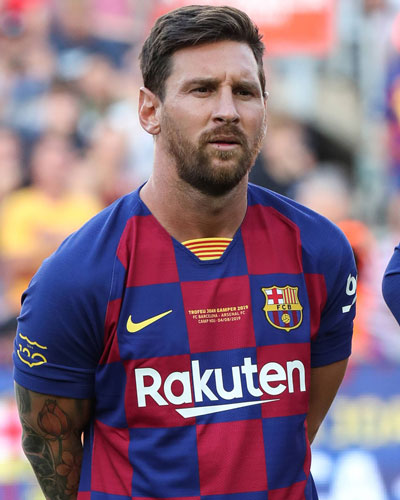
#> input picture Datasets/Lionel_Messi/26622.jpg, 400 x 500 px
$ jupyter execute --allow-errors reocgniser_model.ipynb   (shell and % lines are left out)
#> lines starting #> are read from the running program, lines starting #| are printed output that depends on the picture
[cell 1]
import pandas as pd
import numpy as np
import cv2
import matplotlib.pyplot as plt
import seaborn as sns

img=cv2.imread('./Datasets/Lionel_Messi/26622.jpg')
#> img is the input picture: shape (500, 400, 3); mean B, G, R 124.8, 107.5, 133.9
img.shape
#> Out = (500, 400, 3)

[cell 2]
plt.imshow(img)

[cell 3]
gray=cv2.cvtColor(img,cv2.COLOR_BGR2GRAY)
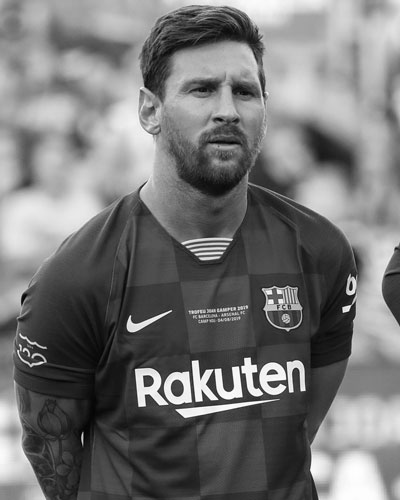
#> gray: shape (500, 400); min 1, max 255, mean 117.3
gray.shape
#> Out = (500, 400)

[cell 4]
face_cascade=cv2.CascadeClassifier('haar_cascades\haarcascade_frontalface_default.xml')
eye_cascade=cv2.CascadeClassifier('haar_cascades\haarcascade_eye.xml')
faces=face_cascade.detectMultiScale(gray,1.3,5)
#> faces = [[165, 43, 122, 122]]
faces
#> Out = [[165, 43, 122, 122]]

[cell 5]
(x,y,w,h)=faces[0]
#> x = 165; y = 43; w = 122; h = 122
x,y,w,h
#> Out = (165, 43, 122, 122)

[cell 6]
face_img=cv2.rectangle(img,(x,y),(x+w,y+h),(255,0,0),2)
plt.imshow(face_img)

[cell 7]
cv2.destroyAllWindows()
for (x,y,w,h) in faces:
    face_img=cv2.rectangle(img,(x,y),(x+w,y+h),(255,0,0),2)
    roi_gray=gray[y:y+h,x:x+w]
    roi_color=face_img[y:y+h,x:x+w]
    eyes = eye_cascade.detectMultiScale(roi_gray, scaleFactor=1.5, minNeighbors=3)
    for (ex,ey,ew,eh) in eyes:
        eye_img=cv2.rectangle(roi_color,(ex,ey),(ex+ew,ey+eh),(0,255,0),2)
#> this loop made 1 pass
#> pass 1, `roi_gray=gray[y:y+h,x:x+w]`:
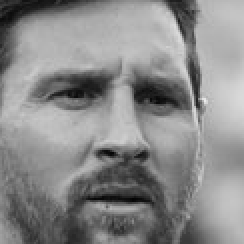
#> roi_gray: shape (122, 122) (shown 2 times larger); min 3, max 235, mean 137.7
#> pass 1, `roi_color=face_img[y:y+h,x:x+w]`:
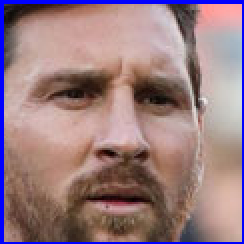
#> roi_color: shape (122, 122, 3) (shown 2 times larger); mean B, G, R 128.2, 124.4, 153.2

face_img = cv2.cvtColor(face_img, cv2.COLOR_BGR2RGB)  # Convert BGR to RGB if necessary
face_img = face_img.astype(float) / 255.0

plt.figure()
plt.imshow(face_img,cmap='gray')
plt.show()

[cell 8]
plt.imshow(roi_color,cmap='gray')

[cell 9]
cropped_img = np.array(roi_color)
cropped_img.shape
#> Out = (122, 122, 3)

[cell 10]
def get_cropped_img_for_2eyes(img_path):
    img = cv2.imread(img_path)
    gray = cv2.cvtColor(img, cv2.COLOR_BGR2GRAY)
    faces = face_cascade.detectMultiScale(gray, 1.3, 5)
    for (x, y, w, h) in faces:
        roi_gray = gray[y:y+h, x:x+w]
        roi_color = img[y:y+h, x:x+w]  # Fixed variable name from face_img to img
        eyes = eye_cascade.detectMultiScale(roi_gray)
        if len(eyes) >= 2:
            return roi_color
    return None  # Return None if less than two eyes are detected

#> (the rest of this cell did not finish here and is left out)

[cell 11]
path_to_data='./Datasets/'
path_to_cr_data='./Datasets/Cropped/'

import os
img_dirs=[]
for entry in os.scandir(path_to_data):
    if(entry.is_dir):
        img_dirs.append(entry.path)

img_dirs

[cell 12]
import shutil
if os.path.exists(path_to_cr_data):
    shutil.rmtree(path_to_cr_data)
os.mkdir(path_to_cr_data)

[cell 13]
cropped_img_dirs = []
celeb_file_names_dict = {}
count = 0

#> (the rest of this cell did not finish here and is left out)

#> in get_cropped_img_for_2eyes (call 2), `faces = face_cascade.detectMultiScale(gray, 1.3, 5)`: faces = [[165, 43, 122, 122]]
#> the loop in get_cropped_img_for_2eyes (call 2), `for (x, y, w, h) in faces:` made 1 pass
#> pass 1, in get_cropped_img_for_2eyes (call 2), `roi_color = img[y:y+h, x:x+w]`:
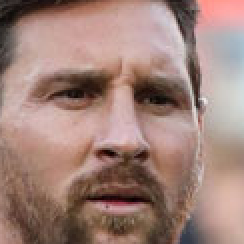
#> roi_color: shape (122, 122, 3) (shown 2 times larger); mean B, G, R 120.8, 129.8, 159.9

        if roi_color is not None and roi_color.size > 0:
            cropped_folder = os.path.join(path_to_cr_data, celebrity_name)

            if not os.path.exists(cropped_folder):
                os.makedirs(cropped_folder)
                cropped_img_dirs.append(cropped_folder)
                print(f'Generating cropped images in folder {cropped_folder}')

            cropped_file_name = f'{celebrity_name}_{count}.png'
            cropped_file_path = os.path.join(cropped_folder, cropped_file_name)

            cv2.imwrite(cropped_file_path, roi_color)

            celeb_file_names_dict[celebrity_name].append(cropped_file_path)
            count += 1

[cell 14]
import numpy as np
import pywt

def w2d(img,mode='haar',level=1):
#> called with mode = 'db1', level = 5
    imArray=img
    imArray=cv2.cvtColor(imArray,cv2.COLOR_RGB2GRAY)
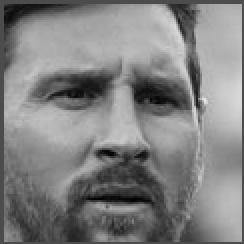
#> imArray: shape (122, 122) (shown 2 times larger); min 1, max 233, mean 128.8
    imArray=np.float32(imArray)/255.
    coeffs=pywt.wavedec2(imArray,mode,level=level)
#> coeffs = 6 items

    coeffs_H=list(coeffs)
#> coeffs_H = 6 items
    coeffs_H[0]*=0
    imArray_H=pywt.waverec2(coeffs_H,mode)
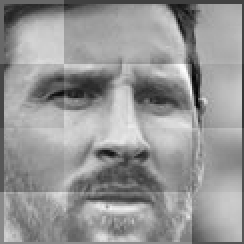
#> imArray_H: shape (122, 122) float32 (shown 2 times larger); min -0.547, max 0.394, mean 0.00664; drawn with min black and max white
    imArray_H*=255
    imArray_H=np.uint8(imArray_H)
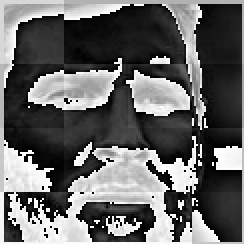
#> imArray_H: shape (122, 122) (shown 2 times larger); min 0, max 255, mean 101.5

    return imArray_H

[cell 15]
im_har=w2d(cropped_img,'db1',5)
plt.imshow(im_har,cmap='gray')

[cell 16]
count=0
celeb_index={}
for celeb in celeb_file_names_dict.keys():
    celeb_index[celeb]=count
    count=count+1
celeb_index

[cell 17]
celeb_file_names_dict

[cell 18]
X,y=[],[]
for celebrity_name, training_files in celeb_file_names_dict.items():
    for training_image in training_files:
        if os.path.isfile(training_image):  # Check if the file exists
            img = cv2.imread(training_image)
            if img is not None:
                img = cv2.resize(img, (32, 32))
                img_har = w2d(img, 'db1', 5)
                img_har = cv2.resize(img_har, (32, 32))
                combined_img = np.vstack((img.reshape(32 * 32 * 3, 1), img_har.reshape(32 * 32, 1)))
                X.append(combined_img)
                y.append(celeb_index[celebrity_name])
            else:
                print(f"Failed to load image: {training_image}")
        else:
            print(f"Image not found: {training_image}")

#> (a cell that did not finish here is left out)

#> (a cell that did not finish here is left out)

[cell 21]
y

[cell 22]
X=np.array(X).reshape(len(X),4096).astype(float)
X.shape

[cell 23]
from sklearn.svm import SVC
from sklearn.preprocessing import StandardScaler
from sklearn.model_selection import train_test_split
from sklearn.pipeline import Pipeline
from sklearn.metrics import classification_report,confusion_matrix

#> (the rest of this cell did not finish here and is left out)

#> (a cell that did not finish here is left out)

#> (a cell that did not finish here is left out)

[cell 26]
from sklearn import svm
from sklearn.ensemble import RandomForestClassifier
from sklearn.linear_model import LogisticRegression
from sklearn.pipeline import make_pipeline
from sklearn.model_selection import GridSearchCV

[cell 27]
model_params = {
    'svm': {
        'model': svm.SVC(gamma='auto',probability=True),
        'params' : {
            'svc__C': [1,10,100,1000],
            'svc__kernel': ['rbf','linear']
        }
    },
    'random_forest': {
        'model': RandomForestClassifier(),
        'params' : {
            'randomforestclassifier__n_estimators': [1,5,10]
        }
    },
    'logistic_regression' : {
        'model': LogisticRegression(solver='liblinear',multi_class='auto'),
        'params': {
            'logisticregression__C': [1,5,10]
        }
    }
}

[cell 28]
scores = []
best_estimators = {}
import pandas as pd
#> (the rest of this cell did not finish here and is left out)

[cell 29]
best_estimators

[cell 30]
for key in best_estimators.keys():
    print(f"The score of {key} is {best_estimators[key].score(X_test,y_test)}")
